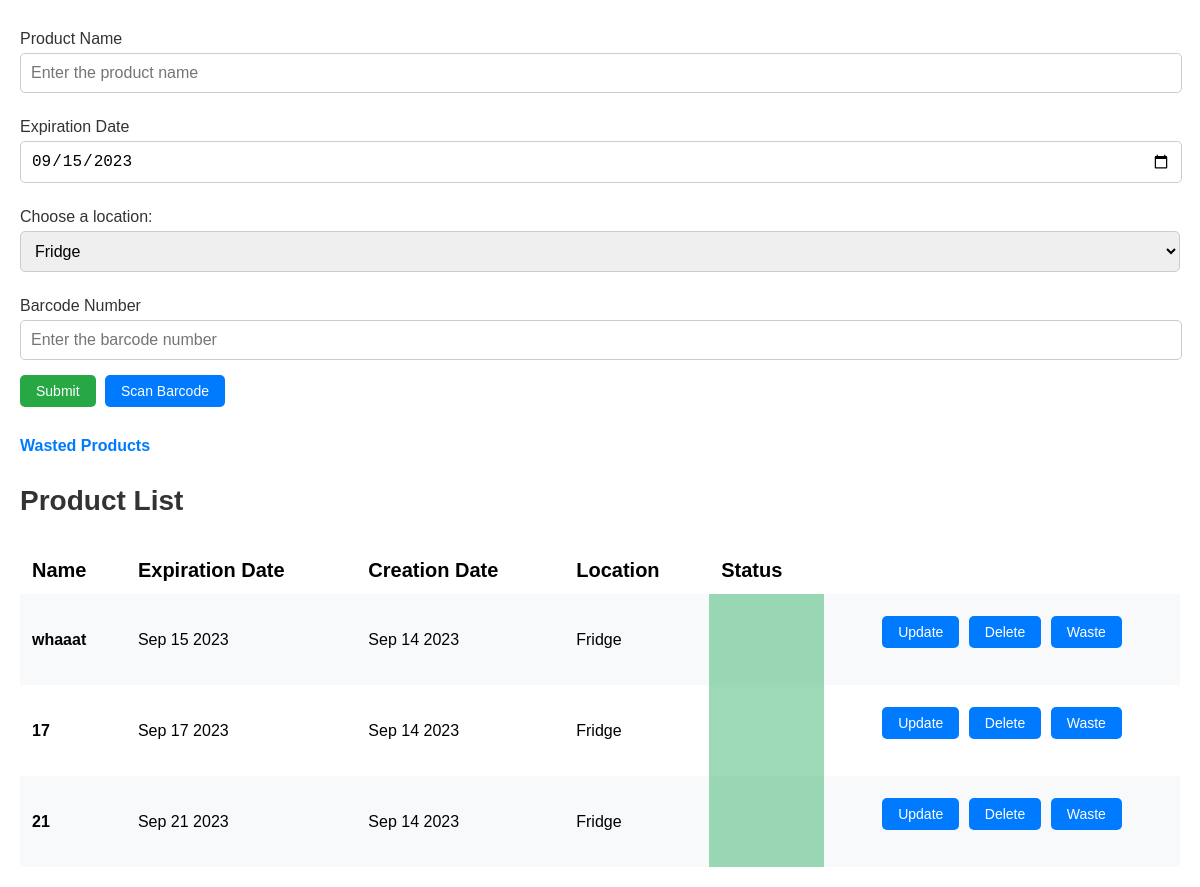
The page / on the database its author committed.
### app.py (models this page shows, shortened)
class Product(db.Model):
    id = db.Column(db.Integer, primary_key=True)
    product_name = db.Column(db.String(200), nullable=False)
    date_created = db.Column(db.DateTime, default=lambda: datetime.now(pt_timezone))
    date_wasted = db.Column(db.DateTime, default=lambda: datetime.now(pt_timezone))
    expiration_date = db.Column(db.Date)
    expiration_status = db.Column(db.Boolean, default=False)
    wasted_status = db.Column(db.Boolean, default=False)
    location = db.Column(db.String(200), nullable=False)
    barcode_id = db.Column(db.Integer, db.ForeignKey('barcode.id'))
    barcode = db.relationship('Barcode', back_populates='products')

### app.py (the view)
@app.route('/', methods=['POST', 'GET'])
def index():
    if request.method == 'POST':
        item_content = request.form['product-name']
        expiration_date_str = request.form['expiration-date']
        item_expiration_datetime_utc = datetime.strptime(expiration_date_str, '%Y-%m-%d').replace(tzinfo=pytz.utc)
        item_expiration_datetime_pt = item_expiration_datetime_utc
        item_expiration_date = item_expiration_datetime_pt.date()
        location = request.form['locations']
        barcode_number = request.form['barcode-number']
        barcode = Barcode.query.filter_by(barcode_value=barcode_number).first()
        current_date = datetime.now(pt_timezone).date()
        if item_expiration_date <= current_date:
            return redirect(url_for('expired_date_input'))
        if barcode is None:
            new_barcode = Barcode(barcode_value=barcode_number, barcode_item_name=item_content)
            db.session.add(new_barcode)
            db.session.commit()
            barcode = Barcode.query.filter_by(barcode_value=barcode_number).first()
        new_product = Product(
            product_name=item_content,
            expiration_date=item_expiration_date,
            barcode_id=barcode.id,
            location=location
        )
        db.session.add(new_product)
        db.session.commit()
        products = Product.query.filter_by(wasted_status=False).order_by(Product.date_created).all()
        current_date = datetime.now(pt_timezone)
        return redirect(url_for('index'))
    else:
        products = Product.query.filter_by(wasted_status=False).order_by(Product.date_created).all()
        current_date = datetime.now(pt_timezone)
        return render_template("index.html", products=products, current_date=current_date.strftime('%Y-%m-%d'))

### templates/index.html (shortened to what this page needs)
{% extends 'base.html' %}
{% block body %}
<div class="content">
    <form class="product-form" action="/" method="POST" id="product-form">
        <label for="input-product-name">Product Name</label>
        <input type="text" name="product-name" id="input-product-name" placeholder="Enter the product name" required>
        <label for="input-expiration-date">Expiration Date</label>
        <input type="date" name="expiration-date" id="input-expiration-date" value="{{ current_date }}" required>
        <label for="select-location">Choose a location:</label>
        <select name="locations" id="locations">
            <option value="Fridge">Fridge</option>
        </select>
        <label for="input-barcode-number">Barcode Number</label>
        <input type="text" name="barcode-number" id="input-barcode-number" placeholder="Enter the barcode number">
        <button type="submit" id="submit-button">Submit</button>
        <div class="scan-barcode-container">
            <button type="button" id="scan-barcode">Scan Barcode</button>
        </div>
    </form>
    <a class="wasted-products-link" href="/wasted_product_list">Wasted Products</a>
    <h1 class="headline">Product List</h1>
    {% if products|length < 1 %} <h4 class="no-products-msg">There are no products. Create one below!</h4>
        {% else %}
        <table class="desktop">
            <tr>
                <td class="attribute-label">Name</th>
                <td class="attribute-label">Expiration Date</th>
                <td class="attribute-label">Creation Date</th>
                <td class="attribute-label">Location</th>
                <td class="attribute-label">Status</th>
            </tr>
            {% for product in products %}
            <tr data-product-id="{{ product.id }}">
                <td class="product product-name">{{ product.product_name }}</td>
                <td class="product expiration-date">{{ product.expiration_date.strftime('%b %d %Y') }}</td>
                <td class="product creation-date">{{ product.date_created.strftime('%b %d %Y') }}</td>
                <td class="product location">{{ product.location }}</td>
                <td class="product expiration-status" data-product-id="{{ product.id }}"></td>
                <td class="button-container">
                    <button class="update-button" data-product-id="{{ product.id }}">Update</button>
                    <button class="delete-button" data-product-id="{{ product.id }}">Delete</button>
                    <button class="waste-button" data-product-id="{{ product.id }}">Waste</button>
                </td>
            </tr>
            {% endfor %}
        </table>
        {% endif %}
</div>
{% endblock %}

### templates/base.html (shortened to what this page needs)
<!DOCTYPE html>
<html lang="en">
<head>
    <link rel="stylesheet" href="{{ url_for('static', filename='css/main.css')}}">
</head>
<body>
    {% block body %} {% endblock %}
</body>
</html>

### static/css/main.css (style rules this page uses)
body { font-family: 'Arial', sans-serif; margin: 0 auto; }
.content { max-width: 1200px; padding: 20px; margin: 0 auto; }
h1.headline { font-size: 28px; color: #333; margin: 30px 0; }
.product-form label { display: block; font-size: 16px; color: #333; margin: 10px 0 5px; }
.product-form input[type="text"], .product-form input[type="date"] { width: calc(100% - 20px); padding: 10px; margin-bottom: 15px; border: 1px solid #ccc; border-radius: 5px; font-size: 16px; }
.product-form select { width: 100%; padding: 10px; margin-bottom: 15px; border: 1px solid #ccc; border-radius: 5px; font-size: 16px; }
.product-form label[for="select-location"] { display: block; font-size: 16px; color: #333; margin: 10px 0 5px; }
.product-form select option { font-size: 16px; color: #333; padding: 5px; background-color: #fff; }
.product-name { font-weight: bold; }
.expiration-status { color: #3cb371; }
.button-container { display: flex; margin: 10px 0 25px 0; }
#submit-button { background-color: #28a745; }
.wasted-products-link { display: block; color: #007bff; text-decoration: none; font-weight: bold; margin: 30px 0; }
button { background-color: #007bff; color: #fff; border: none; padding: 8px 16px; font-size: 14px; border-radius: 5px; cursor: pointer; margin-right: 5px; width: 100%; }
button:last-child { margin-right: 0; }
.product, .attribute-label { width: 100%; }
.desktop { display: none; }
.scan-barcode-container { margin-top: 10px; position: relative; }
@media (min-width: 768px) { .desktop { display: table; } }
@media (min-width: 768px) { .product, .attribute-label { width: auto; } }
@media (min-width: 768px) { #submit-button, .scan-barcode-container { display: inline; } }
@media (min-width: 768px) { table { width: 100%; border-collapse: collapse; margin-top: 20px; } }
@media (min-width: 768px) { th, td { padding: 12px; } }
@media (min-width: 768px) { tr:nth-child(even) { background-color: #f8f9fa; } }
@media (min-width: 768px) { button { width: auto; } }
@media (min-width: 768px) { .button-container { text-align: center; display: block; } }
@media (min-width: 768px) { .attribute-label { font-size: 20px; font-weight: bold; } }
@media (min-width: 768px) { .expiration-status { color: #000; background: rgba(60, 179, 113, 0.5); } }

### rows shown on the page
Product: product_name "whaaat", expiration_date "Sep 15 2023", date_created "Sep 14 2023", location "Fridge"
Product: product_name "17", expiration_date "Sep 17 2023", date_created "Sep 14 2023", location "Fridge"
Product: product_name "21", expiration_date "Sep 21 2023", date_created "Sep 14 2023", location "Fridge"
